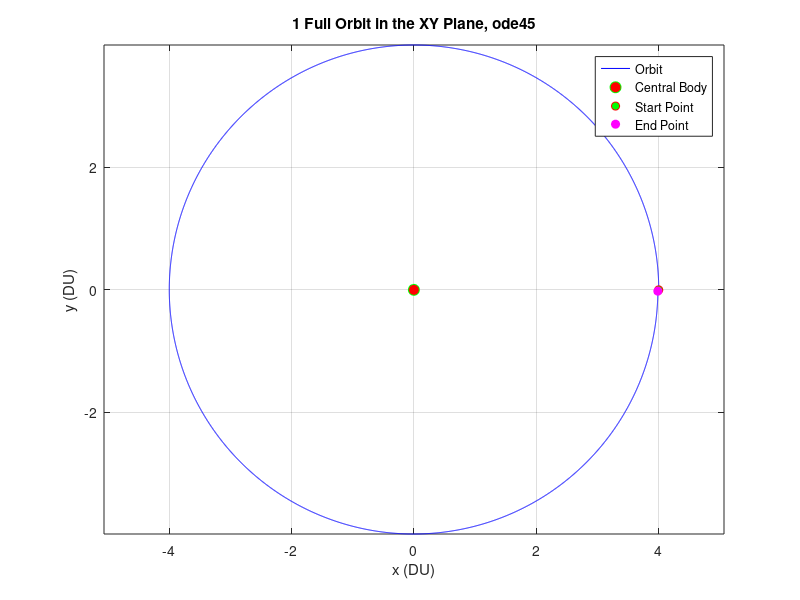
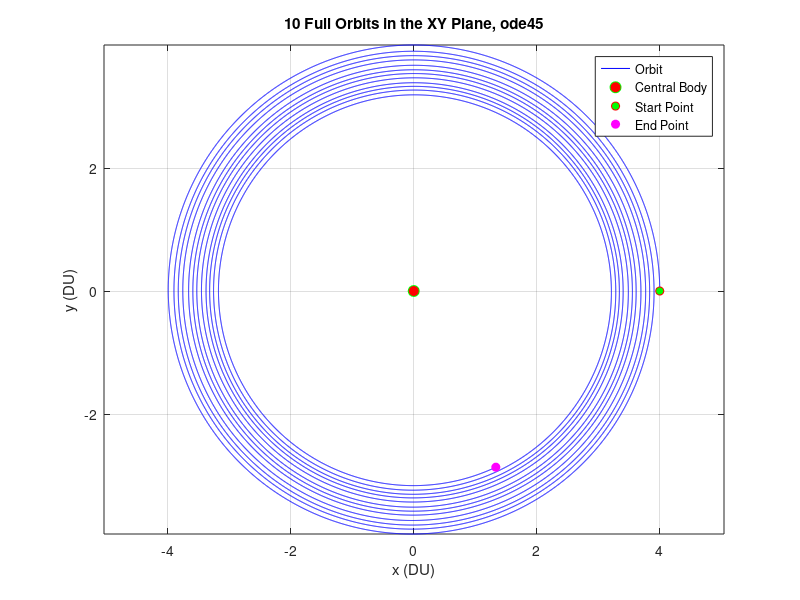

These figures' MATLAB source, in order: (Note: this script raises an error after producing the figures.)
%% Space Mechanics Homework 7
% Tycho Bogdanowitsch
clc; clear;
% Constants
R_earth = 6378; % km
DU_earth = R_earth; % km
AU = 1.496e8; % km
mu_earth = 3.986e5; % km^3/s^2
mu_mars = 4.283e4; % km^3/s^2
mu_sun = 1.327e11; % km^3/s^2
R_sun = 6.963e5; % km

%% Problem 1
disp('Problem 1')
close all;
r_CB = [0;
    0;
    0;]; % DU
mu = 1; % DU/TU

% Part a
function [statedot] = derivative(t, state)
    % state vector is [rx ry rz vx vy vz]’
    %
    % although required by form, input value t will go unused here
    statedot = zeros(6, 1);
    statedot(1:3) = state(4:6); % rdot = velocity
    
    mu = 1; % DU/TU
    r = state(1:3);
    accel_g = -(mu/(norm(r))^3)*r;

    statedot(4:6) = accel_g;
end % terminates MATLAB function

% Part b
r_0 = [4;0;0;]; % DU
v_0 = [0,0.5,0]; % DU/TU
y_initial = zeros(6,1);
y_initial(1:3) = r_0;
y_initial(4:6) = v_0;

tstart = 0; % Start time (TU)
t_orbit = 50.1;
tend = t_orbit; % End time (TU)
tint = 0.01; % Time step (TU)

options = odeset('RelTol', 1e-3, 'AbsTol', 1e-6);
[t_out, y_out] = ode45(@derivative, [tstart:tint:tend], y_initial, options);

x = y_out(:,1);
y = y_out(:,2);

figure(1);
plot(x, y, 'b'); 
hold on;
plot(0, 0, 'go', 'MarkerFaceColor', 'r', 'MarkerSize', 8); % Central body
plot(x(1), y(1), 'ro', 'MarkerFaceColor', 'g', 'MarkerSize', 6); % Start point
plot(x(end), y(end), 'mo', 'MarkerFaceColor', 'm', 'MarkerSize', 6); % End point
xlabel('x (DU)');
ylabel('y (DU)');
title('1 Full Orbit in the XY Plane, ode45');
grid on;
axis equal;
legend('Orbit', 'Central Body', 'Start Point', 'End Point');
hold off;

% Part c
tstart = 0; % Start time (TU)
tend = 10*t_orbit; % End time (TU)
tint = 0.01; % Time step (TU)

options = odeset('RelTol', 1e-3, 'AbsTol', 1e-6);
[t_out, y_out] = ode45(@derivative, [tstart:tint:tend], y_initial, options);

x = y_out(:,1);
y = y_out(:,2);

figure(2);
plot(x, y, 'b'); 
hold on;
plot(0, 0, 'go', 'MarkerFaceColor', 'r', 'MarkerSize', 8); % Central body
plot(x(1), y(1), 'ro', 'MarkerFaceColor', 'g', 'MarkerSize', 6); % Start point
plot(x(end), y(end), 'mo', 'MarkerFaceColor', 'm', 'MarkerSize', 6); % End point
xlabel('x (DU)');
ylabel('y (DU)');
title('10 Full Orbits in the XY Plane, ode45');
grid on;
axis equal;
legend('Orbit', 'Central Body', 'Start Point', 'End Point');
hold off;

% Part d
tstart = 0; % Start time (TU)
tend = 10*t_orbit; % End time (TU)
tint = 0.01; % Time step (TU)

options = odeset('RelTol', 1e-3, 'AbsTol', 1e-6);
[t_out, y_out] = ode113(@derivative, [tstart:tint:tend], y_initial, options);

x = y_out(:,1);
y = y_out(:,2);

figure(3);
plot(x, y, 'b'); 
hold on;
plot(0, 0, 'go', 'MarkerFaceColor', 'r', 'MarkerSize', 8); % Central body
plot(x(1), y(1), 'ro', 'MarkerFaceColor', 'g', 'MarkerSize', 6); % Start point
plot(x(end), y(end), 'mo', 'MarkerFaceColor', 'm', 'MarkerSize', 6); % End point
xlabel('x (DU)');
ylabel('y (DU)');
title('10 Full Orbits in the XY Plane, ode113');
grid on;
axis equal;
legend('Orbit', 'Central Body', 'Start Point', 'End Point');
hold off;



%% Problem 2
disp('Problem 2');
close all; clear; clc;

% Physical Constants for Problem 7.2
% AA 279A Winter 2025
% Andrew K. Barrows

% Physical constants from https://ssd.jpl.nasa.gov/horizons/
% Valid for 0000h 1 March 2025 TDB
musun = 132712440041.93938; % [km^3/sec^2]
rsun0 = [-7.934185894828094E+05; ...
         -7.637131464755005E+05; ...
         +2.578283849613235E+04];
vsun0 = [+1.260654814883448E-02; ...
         -5.078486758688182E-03; ...
         -2.148008120450161E-04];
     
mumerc = 22031.86855; % [km^3/sec^2]
rmerc0 = [+2.594180273870160E+07; ...
          +3.740281863092749E+07; ...
          +6.926260996986236E+05];
vmerc0 = [-4.957858286093838E+01; ...
          +2.991861316756679E+01; ...
          +6.993763405403170E+00];
     
muvenus = 324858.592; % [km^3/sec^2]
rvenus0 = [-9.032880117596443E+07; ...
           +5.843626378287782E+07; ...
           +6.005029413579255E+06];
vvenus0 = [-1.944223863442384E+01; ...
           -2.939125952142425E+01; ...
           +7.187313483472693E-01];    
           
muearth = 398600.435436; % [km^3/sec^2] 
rearth0 = [-1.403457468394584E+08; ...
           +4.919962589267671E+07; ...
           +2.376299004800990E+04];
vearth0 = [-1.051430807577604E+01; ...
           -2.817482001172409E+01; ...
           +2.355436484258178E-04];
       
mumoon = 4902.800066; % [km^3/sec^2]
rmoon0 = [-1.399854526961165E+08; ...
          +4.915894474568726E+07; ...
          +2.172652641501278E+04];
vmoon0 = [-1.040859940096287E+01; ...
          -2.709796856217922E+01; ...
          +9.985242071252820E-02];     

% Part a
function [statedot] = derivative_2(t, state)
    N = 5; % number of bodies
    set_len = 7; % elements in each set
    statedot = zeros(set_len*N, 1); 
    mu = zeros(1,N);
    r = zeros(3,N);
    v = zeros(3,N);
    a = zeros(3,N);

    for i = 1:N % getting the mu, r, v for each body
        index = set_len*(i-1) + 1; % 1,8,...
        mu(i) = state(index);
        r(:,i) = state(index+1:index+3);
        v(:,i) = state(index+4:index+6);
    end

    for i=1:N
        for j = 1:N
            if j~=i
                r_ij = r(:,j) - r(:,i); % get vector from body i to body j
                a(:,i) = a(:,i) + mu(j)* r_ij / norm(r_ij)^3; % sum up all forces
            end
        end
    end
    
    for i=1:N
        index = set_len*(i-1) + 1; % 1,8,...
        statedot(index) = 0; % derivative of mu is zero
        statedot(index+1:index+3) = v(:,i); % rdot = v
        statedot(index+4:index+6) = a(:,i);
    end
end 

r_0 = [4;0;0;]; % DU
v_0 = [0,0.5,0]; % DU/TU
y_initial = zeros(35,1);
y_initial(1) = musun;
y_initial(2:4) = rsun0;
y_initial(5:7) = vsun0;
y_initial(8) = mumerc;
y_initial(9:11) = rmerc0;
y_initial(12:14) = vmerc0;
y_initial(15) = muvenus;
y_initial(16:18) = rvenus0;
y_initial(19:21) = vvenus0;
y_initial(22) = muearth;
y_initial(23:25) = rearth0;
y_initial(26:28) = vearth0;
y_initial(29) = mumoon;
y_initial(30:32) = rmoon0;
y_initial(33:35) = vmoon0;


tstart = 0; % Start time (s)
tend = 365*86400; % end time (s)
tint = 100; % Time step (TU)

options = odeset('RelTol', 1e-6, 'AbsTol', 1e-9);
[t_out, y_out] = ode113(@derivative_2, [tstart:tint:tend], y_initial, options);

x_sun = y_out(:,2);
y_sun = y_out(:,3);
z_sun = y_out(:,4);
x_merc = y_out(:,9);
y_merc = y_out(:,10);
z_merc = y_out(:,11);
x_venus = y_out(:,16);
y_venus = y_out(:,17);
z_venus = y_out(:,18);
x_earth = y_out(:,23);
y_earth = y_out(:,24);
z_earth = y_out(:,25);
x_moon = y_out(:,30);
y_moon = y_out(:,31);
z_moon = y_out(:,32);

figure(1);
hold on;
plot(x_sun,   y_sun,   'y', 'LineWidth', 1.5); 
plot(x_merc,  y_merc,  'k', 'LineWidth', 1.5); 
plot(x_venus, y_venus, 'r', 'LineWidth', 1.5);
plot(x_earth, y_earth, 'b', 'LineWidth', 1.5); 
plot(x_moon,  y_moon,  'g', 'LineWidth', 1.2);

plot(x_sun(1),   y_sun(1),   'yo', 'MarkerFaceColor', 'y', 'MarkerSize', 6);
plot(x_merc(1),  y_merc(1),  'ko', 'MarkerFaceColor', 'k', 'MarkerSize', 6);
plot(x_venus(1), y_venus(1), 'ro', 'MarkerFaceColor', 'r', 'MarkerSize', 6);
plot(x_earth(1), y_earth(1), 'bo', 'MarkerFaceColor', 'b', 'MarkerSize', 6);
plot(x_moon(1),  y_moon(1),  'go', 'MarkerFaceColor', 'g', 'MarkerSize', 6);

xlabel('X Position (km)');
ylabel('Y Position (km)');
title('1 Year Orbits in the XY-Plane');
grid on;
axis equal;
legend('Sun', 'Mercury', 'Venus', 'Earth', 'Moon');
hold off;

figure(3);
hold on;
scatter3(x_sun,   y_sun, z_sun,  'y'); 
plot3(x_merc,  y_merc, z_merc, 'k'); 
plot3(x_venus, y_venus, z_venus, 'r');
plot3(x_earth, y_earth, z_earth, 'b'); 
plot3(x_moon,  y_moon, z_moon, 'g');


xlabel('X [AU]');
ylabel('Y [AU]');
zlabel('Z [AU]');
axis equal;
title('1 Year Orbits in 3D');
view(3); % Set the 3D perspective
grid on;

legend('Sun', 'Mercury', 'Venus', 'Earth', 'Moon');
hold off;

% Part c
earth_moon_x = x_moon - x_earth;
earth_moon_y = y_moon - y_earth;

figure(2);
hold on;
plot(earth_moon_x,earth_moon_y);
plot(earth_moon_x(1), earth_moon_y(1), 'go', 'MarkerFaceColor', 'g', 'MarkerSize', 6); % Start point
plot(earth_moon_x(end), earth_moon_y(end), 'ro', 'MarkerFaceColor', 'r', 'MarkerSize', 6); % End point

xlabel('X Position (km)');
ylabel('Y Position (km)');
title('Moon Orbits around Earth in 1 Year');
grid on;
axis equal;
legend('Moon Orbit','Start Point','End Point');
hold off;

%% Problem 3
close all; clear; clc;
disp('Problem 3');
format long;

mu_earth = 3.986e5; % km^3/s^2
r_earth = 6378; % km

% Part a
r_a = r_earth + 200; % km
r_b = r_earth + 35786; % km

delta_v_A = abs(sqrt(2*mu_earth*((1/r_a)-(1/(r_a+r_b))))-sqrt(mu_earth/r_a));
delta_v_B = abs(sqrt(mu_earth/r_b)-sqrt(2*mu_earth*((1/r_b)-(1/(r_a+r_b)))));
delta_v_tot = delta_v_A + delta_v_B;
t_trans = pi*sqrt((r_a+r_b)^3/(8*mu_earth));

fprintf('Delta V to GEO: %.3f km/s\n', delta_v_tot);
fprintf('Transfer Time to GEO: %.3f hrs\n', t_trans/3600);

% Part b
r_a = r_earth + 200; % km
r_b = 384400; % km

delta_v_A = abs(sqrt(2*mu_earth*((1/r_a)-(1/(r_a+r_b))))-sqrt(mu_earth/r_a));
delta_v_B = abs(sqrt(mu_earth/r_b)-sqrt(2*mu_earth*((1/r_b)-(1/(r_a+r_b)))));
delta_v_tot = delta_v_A + delta_v_B;
t_trans = pi*sqrt((r_a+r_b)^3/(8*mu_earth));

fprintf('Delta V to Moon Orbit: %.3f km/s\n', delta_v_tot);
fprintf('Transfer Time to Moon Orbit: %.3f hrs\n', t_trans/3600);

%% Problem 4
close all; clear; clc;
disp('Problem 4');
format long;

mu_earth = 3.986e5; % km^3/s^2
r_earth = 6378; % km

% Part a
r_a = r_earth + 200; % km
r_b = 1000000; % km
r_c = r_earth + 35786; % km

delta_v_A = abs(sqrt(2*mu_earth*((1/r_a)-(1/(r_a+r_b))))-sqrt(mu_earth/r_a));
delta_v_B = abs(sqrt(2*mu_earth*((1/r_b)-(1/(r_b+r_c))))-sqrt(2*mu_earth*((1/r_b)-(1/(r_a+r_b)))));
delta_v_C = abs(sqrt(mu_earth/r_c)-sqrt(2*mu_earth*((1/r_c)-(1/(r_b+r_c)))));
delta_v_tot = delta_v_A + delta_v_B + delta_v_C;
t_trans_1 = pi*sqrt((r_a+r_b)^3/(8*mu_earth));
t_trans_2 = pi*sqrt((r_b+r_c)^3/(8*mu_earth));
t_trans_tot = t_trans_1 + t_trans_2;

fprintf('Delta V to GEO: %.3f km/s\n', delta_v_tot);
fprintf('Transfer Time to GEO: %.3f hrs\n', t_trans_tot/3600);

% Part b
r_a = r_earth + 200; % km
r_b = 1000000; % km
r_c = 384400; % km

delta_v_A = abs(sqrt(2*mu_earth*((1/r_a)-(1/(r_a+r_b))))-sqrt(mu_earth/r_a));
delta_v_B = abs(sqrt(2*mu_earth*((1/r_b)-(1/(r_b+r_c))))-sqrt(2*mu_earth*((1/r_b)-(1/(r_a+r_b)))));
delta_v_C = abs(sqrt(mu_earth/r_c)-sqrt(2*mu_earth*((1/r_c)-(1/(r_b+r_c)))));
delta_v_tot = delta_v_A + delta_v_B + delta_v_C;
t_trans_1 = pi*sqrt((r_a+r_b)^3/(8*mu_earth));
t_trans_2 = pi*sqrt((r_b+r_c)^3/(8*mu_earth));
t_trans_tot = t_trans_1 + t_trans_2;

fprintf('Delta V to Moon Orbit: %.3f km/s\n', delta_v_tot);
fprintf('Transfer Time to Moon Orbit: %.3f hrs\n', t_trans_tot/3600);

%% Problem 5
disp('Problem 5');
close all; clear; clc;

% Part a
function delta_v_tot = combined(delta_i_A)
    mu_earth = 3.986e5; % km^3/s^2
    r_earth = 6378; % km

    i_initial = 28.5; % deg
    delta_i_B = i_initial - delta_i_A; % deg
    r_a = r_earth + 200; % km
    r_b = r_earth + 35786; % km
    v_pre_A = sqrt(mu_earth/r_a);
    v_post_A = sqrt(2*mu_earth*((1/r_a)-(1/(r_a+r_b))));
    v_pre_B = sqrt(2*mu_earth*((1/r_b)-(1/(r_a+r_b))));
    v_post_B = sqrt(mu_earth/r_b);
    delta_v_A = sqrt((v_pre_A)^2+(v_post_A)^2-2*v_pre_A*v_post_A*cosd(delta_i_A));
    delta_v_B = sqrt((v_pre_B)^2+(v_post_B)^2-2*v_pre_B*v_post_B*cosd(delta_i_B));
    delta_v_tot = delta_v_A + delta_v_B;
end

% Part b
delta_i_A_range = linspace(0,28.5,100);
delta_v_tot_range = zeros(size(delta_i_A_range));

for i = 1:length(delta_i_A_range)
    delta_v_tot_range(i)=combined(delta_i_A_range(i));
end

figure(1);
plot(delta_i_A_range, delta_v_tot_range);
xlabel('\Deltai_A (degrees)');
ylabel('Total \DeltaV (km/s)');
title('Total \DeltaV vs. \Deltai_A for Inclination Change Distribution');
grid on;

% Part d
min_delta_i_A = fminbnd(@combined,0,28.5);
min_delta_v = combined(min_delta_i_A);
fprintf('Optminum value of Delta i_A: %.3f deg\n', min_delta_i_A);
fprintf('Minimum total Delta V: %.3f km/s\n', min_delta_v);

% Part e
i_initial = 28.5;
delta_i_B = i_initial-min_delta_i_A;
dir_B = [cosd(delta_i_B),sind(delta_i_B)]
%disp(dir_B);

% Part f
mu_earth = 3.986e5; % km^3/s^2
r_earth = 6378; % km

r_a = r_earth + 200; % km
r_b = r_earth + 35786; % km

t_trans = pi*sqrt((r_a+r_b)^3/(8*mu_earth));
fprintf('Transfer Time to GEO: %.3f hrs\n', t_trans/3600);